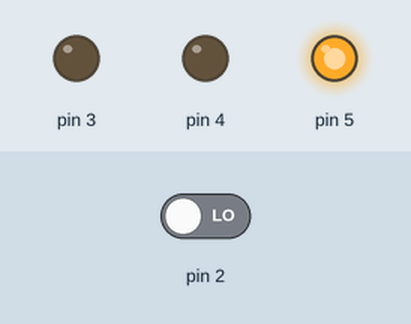
Recording of a sketch running on a simulated Arduino Uno, built with avr-gcc and run on an emulated ATmega328P. Shown: output pins drawn as LEDs (lit = HIGH). Dashed ring = blinking. Inputs (shaded band) come from the test bench; at power-on: pin 2 LOW.

Above: at 1.2 s.
1.3 s: pin 2 driven HIGH
At 3.1 s:
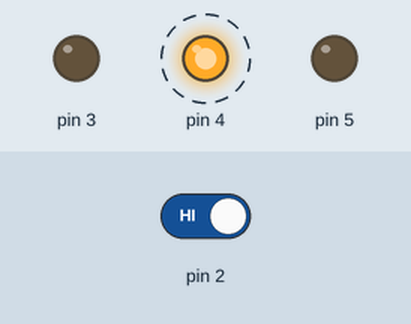
At 4.6 s:
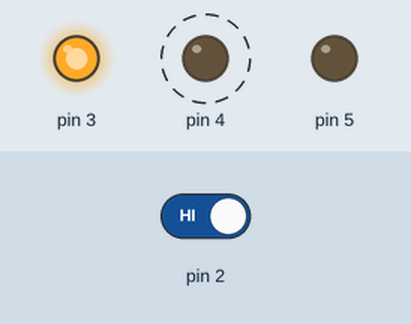
Timing chart, 0 to 10.3 s (numbered marks = the images above; inputs shaded):
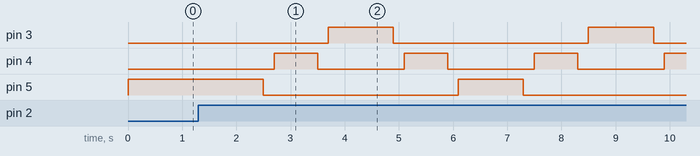

The sketch:

ampel.ino
```cpp
int buttonPressed = 0;
boolean ampelRot = true;
boolean ampelGruen = false;
boolean ampelRotPerm = true;
boolean ampelGruenPerm = false;

void setup() {
  pinMode(3, OUTPUT);
  pinMode(4, OUTPUT);
  pinMode(5, OUTPUT);
  pinMode(2, INPUT);
}

void loop() {
  buttonPressed = digitalRead(2);

  if (buttonPressed == HIGH) {
    delay(200);
    ampelRot = ! (ampelRot);
    ampelGruen = ! (ampelGruen);
  }

  if (ampelRotPerm == true) {
    digitalWrite(5, HIGH);
  }

  if (ampelGruenPerm == true) {
    digitalWrite(3, HIGH);
  }

  if (buttonPressed == HIGH && ampelGruen == true) {
    delay(1000);
    digitalWrite(5, LOW);
    delay(200);
    digitalWrite(4, HIGH);
    delay(800);
    digitalWrite(4, LOW);
    delay(200);
    digitalWrite(3, HIGH);
    ampelRotPerm = false;
    ampelGruenPerm = true;
  }

  if (buttonPressed == HIGH && ampelRot == true) {
    delay(1000);
    digitalWrite(3, LOW);
    delay(200);
    digitalWrite(4, HIGH);
    delay(800);
    digitalWrite(4, LOW);
    delay(200);
    digitalWrite(5, HIGH);
    ampelRotPerm = true;
    ampelGruenPerm = false;
  }
}
```

Measured:
- after the input at 1.3 s, pin 3: alternates HIGH for 1.2 s and LOW for 3.6 s, starting after 2.4 s; pin 4: alternates HIGH for 0.80 s and LOW for 1.6 s, starting after 1.4 s; pin 5: HIGH → LOW after 1.2 s, → HIGH 3.6 s later, → LOW 1.2 s later
